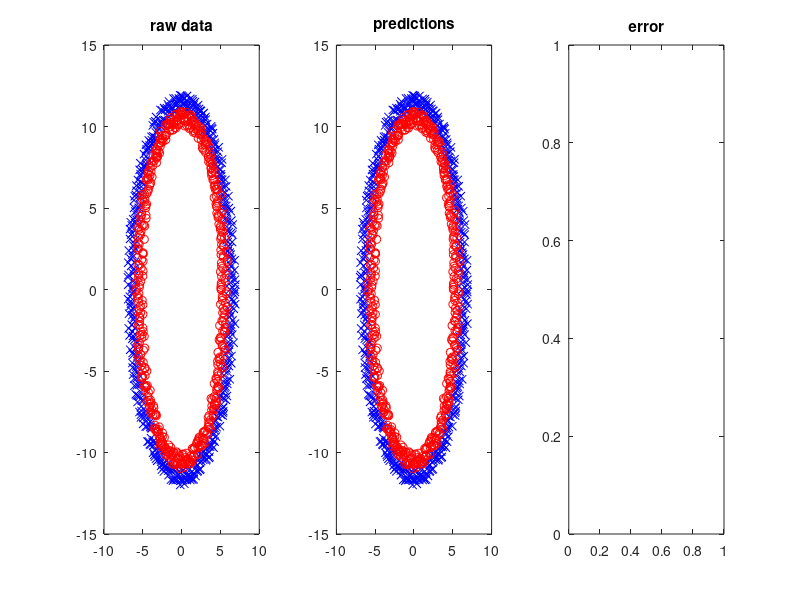

Source code (MATLAB):
load data.txt
X = data(:, 1:2);
y = data(:, 3);

% 图形化原始数据
pos = y == 1;
neg = y == 0;
subplot(1,3,1);
plot(X(pos, 1), X(pos, 2), 'kx', 'MarkerEdgeColor', 'b');
hold on;
plot(X(neg, 1), X(neg, 2), 'ko', 'MarkerEdgeColor', 'r');
hold off;
title('raw data');

load result.txt
X = result(:, 1:2);
predict = result(:, 3);
pos = predict == 1;
neg = predict == 0;
subplot(1,3,2);
plot(X(pos, 1), X(pos, 2), 'kx', 'MarkerEdgeColor', 'b');
hold on;
plot(X(neg, 1), X(neg, 2), 'ko', 'MarkerEdgeColor', 'r');
hold off;
title('predictions');

Accuracy = sum(predict == y)/size(X, 1)
pos = y ~= predict;
subplot(1,3,3);
plot(X(pos, 1), X(pos, 2), 'kx', 'MarkerEdgeColor', 'r');
title('error');
